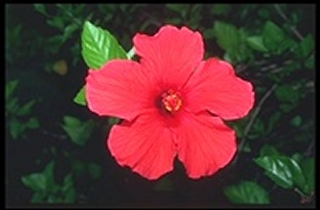
#> input picture ColabIP/Images/flower.bmp, 320 x 210 px, found by its file name
$ jupyter execute '픽셀 비트 OR 비트 연산2.ipynb'   (shell and % lines are left out)
#> lines starting #> are read from the running program, lines starting #| are printed output that depends on the picture; after the words box and inside, x2 and y2 are one past the last pixel; in counts of white or black regions, pixels touching at a corner belong together
[cell 1]
from google.colab.patches import cv2_imshow
import numpy as np
import cv2
import matplotlib.pyplot as plt

[cell 2]
from google.colab import drive
drive.mount('/content/gdrive')

[cell 3]
img1 = cv2.imread('/content/gdrive/My Drive/ColabIP/Images/flower.bmp')
#> img1 is the input picture: shape (210, 320, 3); mean B, G, R 48.7, 50.1, 90.1
img2 = cv2.imread('/content/gdrive/My Drive/ColabIP/Images/flower.bmp')
RGB_img1 = cv2.cvtColor(img1, cv2.COLOR_BGR2RGB)
RGB_img2 = cv2.cvtColor(img2, cv2.COLOR_BGR2RGB)

[cell 4]
output_img = cv2.cvtColor(img1, cv2.COLOR_BGR2RGB)

[cell 5]
R_img1,G_img1,B_img1 = cv2.split(RGB_img1)
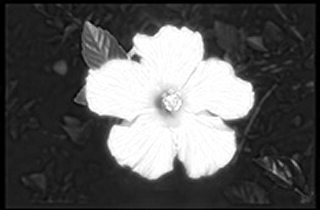
#> R_img1: shape (210, 320); min 0, max 255, mean 90.1
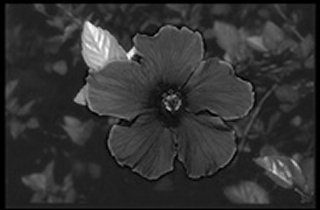
#> G_img1: shape (210, 320); min 0, max 255, mean 50.1
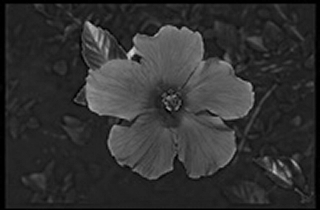
#> B_img1: shape (210, 320); min 0, max 213, mean 48.7
R_img2,G_img2,B_img2 = cv2.split(RGB_img2)

[cell 6]
R_plus=np.zeros((RGB_img1.shape[0], RGB_img1.shape[1]),dtype=np.ubyte)
G_plus=np.zeros((RGB_img1.shape[0], RGB_img1.shape[1]),dtype=np.ubyte)
B_plus=np.zeros((RGB_img1.shape[0], RGB_img1.shape[1]),dtype=np.ubyte)

[cell 7]
def saturation(value):
  if(value>255):
    value = 255;
  return value;

[cell 8]
for h in range(RGB_img1.shape[0]):
  for w in range(RGB_img1.shape[1]):
    if(np.int32(R_img1[h,w])>180):
       R_img1[h,w]=G_img1[h,w]=B_img1[h,w]=255
    else:
      R_img1[h,w]=G_img1[h,w]=B_img1[h,w]=0
    if(np.int32(R_img2[h,w])>50):
       R_img2[h,w]=G_img2[h,w]=B_img2[h,w]=255
    else:
      R_img2[h,w]=G_img2[h,w]=B_img2[h,w]=0
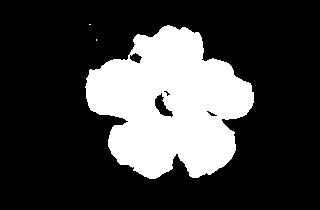
#> B_img1: shape (210, 320); 25% white; 3 white regions (2 under 20 px), largest, box (x1, y1, x2, y2) and area: (85, 25, 254, 179) 16821
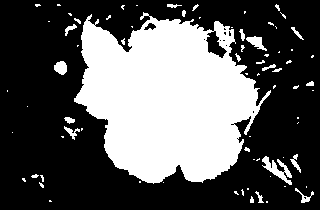
#> B_img2: shape (210, 320); 35.5% white; 76 white regions (53 under 20 px), largest, box (x1, y1, x2, y2) and area: (74, 12, 271, 184) 22152, (262, 156, 292, 185) 324, (246, 36, 267, 51) 150

[cell 9]
for h in range(RGB_img1.shape[0]):
  for w in range(RGB_img1.shape[1]):
    R_plus[h,w]=saturation(np.int32(R_img1[h,w])| np.int32(R_img2[h,w]))
    G_plus[h,w]=saturation(np.int32(G_img1[h,w])| np.int32(G_img2[h,w]))
    B_plus[h,w]=saturation(np.int32(B_img1[h,w])| np.int32(B_img2[h,w]))

[cell 10]
RGB_img1[:,:,0] = R_img1
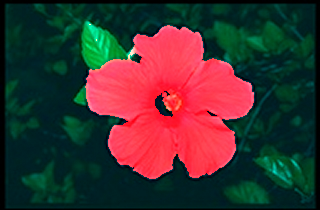
#> RGB_img1: shape (210, 320, 3); mean R, G, B 63.8, 50.1, 48.7
RGB_img1[:,:,1] = G_img1
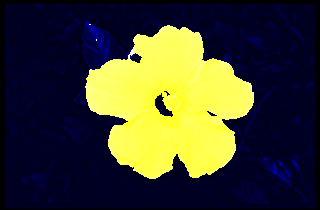
#> RGB_img1: shape (210, 320, 3); mean R, G, B 63.8, 63.8, 48.7
RGB_img1[:,:,2] = B_img1
RGB_img2[:,:,0] = R_img2
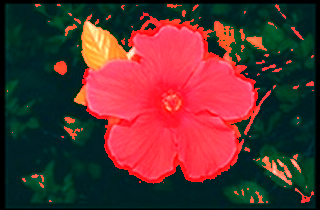
#> RGB_img2: shape (210, 320, 3); mean R, G, B 90.6, 50.1, 48.7
RGB_img2[:,:,1] = G_img2
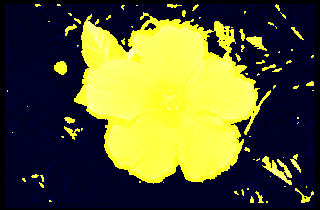
#> RGB_img2: shape (210, 320, 3); mean R, G, B 90.6, 90.6, 48.7
RGB_img2[:,:,2] = B_img2

plt.figure(figsize=(20,20))
plt.subplot(1,3,1)
plt.title("Image1")
plt.imshow(RGB_img1)
plt.axis("off")
plt.subplot(1,3,2)
plt.title("Image2")
plt.imshow(RGB_img2)
plt.axis("off")
plt.subplot(1,3,3)
output_img[:,:,0]=R_plus
output_img[:,:,1]=G_plus
output_img[:,:,2]=B_plus
plt.title("Pixel AND Image")
plt.imshow(output_img)
plt.axis("off")
plt.show()
